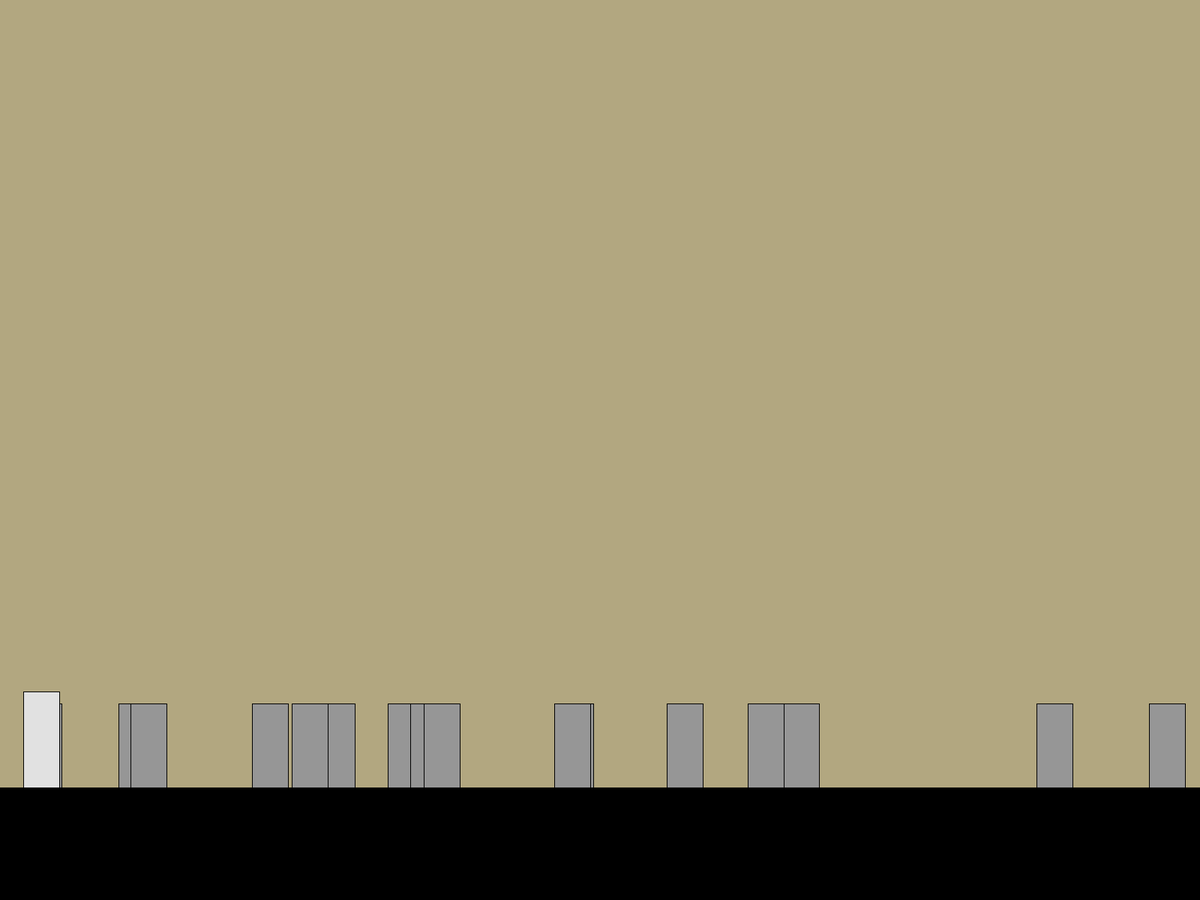
Frame 1 (no input)
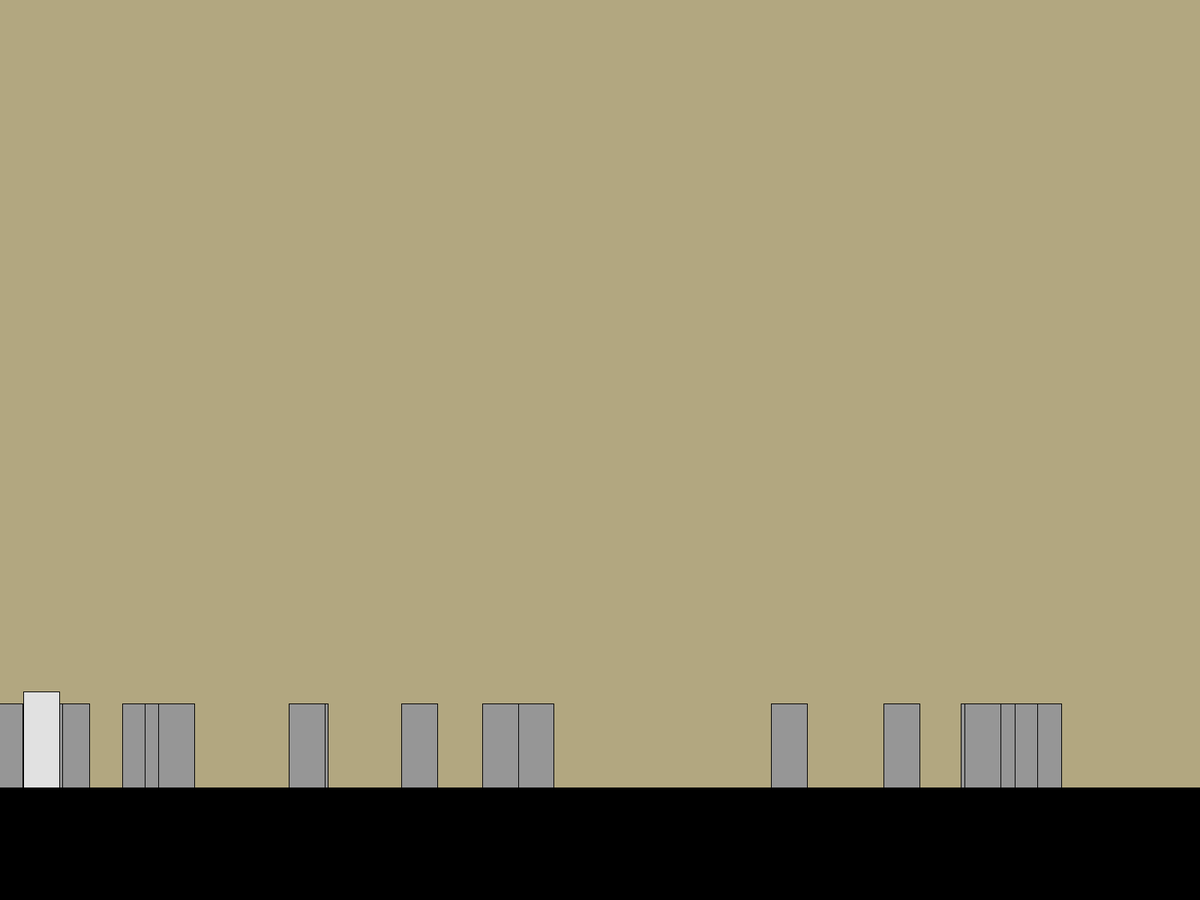
Frame 60 (the mouse pressed at the canvas centre just before this capture)
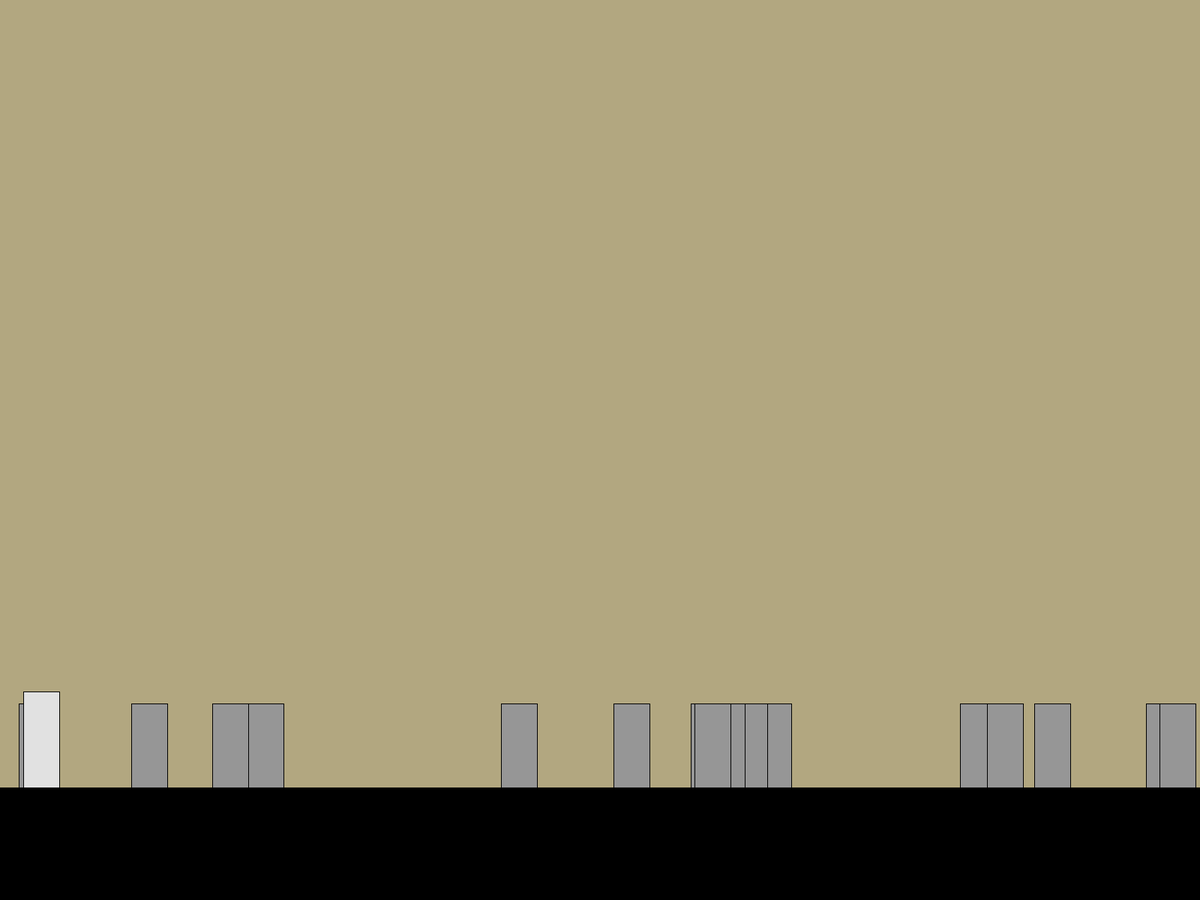
Frame 120 (the mouse held since frame 60 and released just before this capture)

The Processing sketch that drew these frames (run headless with seeded random() and noise(); from frame 60 on, the mouse is pressed at the canvas centre):

// Processing sketch: dino
// ── dino.pde

//Math
import java.util.Arrays; //Import The arrays utility form java
PrcScale scale = new PrcScale(); //Import/instanciate the calculation library for percent based scaling

//Elements
Player player = new Player(); //Import/instanciate the player
Feild feild = new Feild(); //Import/instanciate the feild things as feild

//Draw
int buffer = 25; //How far in pixels the player is from the left of the screen
int floorHeight = 150; //How hight the floor is from the bottom of the screen in pixels

//Movement
//Position Vars
int playerPos; //Players position along the feild (x)
int playerHeight = 0; //Players height (progress in jump)(y)
//Jump Vars
int playerJumpHeight = 60*2; // How hight the player will jump
int playerSpeed = 6; //How much the player advances each frame (more is faster)
float jumpSpeed = 10f; //How fast the player moves up each frame while jumping [variable]
float defaultJumpSpeed = 10f; //How fast the player starts moving up (momentem?)
boolean jumping = false; //True if the player is in the process of jumping
boolean falling = false; //True if the player is in the process of returning from a jump

void setup( ) {
  //Put the program into full screen
  fullScreen(1);
  //Setup The Feild
  feild.setup();
}

void draw( ) {

  background(#b2a780);  //Give A Background Collor

  //Draw A Black Floor
  fill(0);
  rect(0,height,width,-floorHeight);

  //Update the Feild
  feild.update();

  pushMatrix(); //Were Using matrix!! [Push and pop each frame (may not be preformant)]
  translate(-(playerPos-buffer),0); //Move the map left (Creats the effect of the player moving right)


  //Draw the Feild
  feild.draw();

  //Update Player
  player.jTest();
  //Draw Player From the player class
  player.draw();

  popMatrix();

  //Did we die
  chBoth();
  print("Checked.\n");

}

//Colision Checking
//Loop Both First and Second Halfs
void chBoth( ) {
  for (int curd : feild.fOne){ //Loup over the first feild and for each instance put the value in curd
    cloChck(curd);
  }
  for (int curd : feild.fTwo){ //Loup over the second feild and for each instance put the value in curd
    cloChck(curd);
  }
}
//Check on the player
void cloChck( int chese ) {
  if (playerPos+buffer == chese) { //Detect Position Match [needs work]
    if (playerHeight < scale.PcToPx(feild.obstHight))  { //Did we dodge(false) or hit(true)
      print("Die!!\n");
    }
  }
}

//Keyboard
void keyPressed(){
  if(key == ' ' && !jumping && playerHeight == 0){

    jumping = true;

  }
}

// ── feild.pde
class Feild {

  //Feild Vars
    //The arrays for obstacle positions on the feild (Half = one screen)
    int[] fOne; //First Half
    int[] fTwo; //Second Half
    //Obstacle Vars
    int obstCount = 16;//How many obstacles per screen (per half of feild)
    int obstHight = 7;//% //How tall the obstacles will be in percent
    int obstWidth = 3;//% //How wide the obstacles will be in percent

    //Loup
    //Draw first half at the end of the feild(true) or the begining(false)
    //used for making the transition seamless
    boolean startSet = false;

  void update() {
    //Test For Halfway
    hlfW();
  }

  void draw() {

    //Draw obstacles
    fill(150); //Gray obstacles
    for (int curd : fOne){ //Loup over the first feild and for each instance put the value in curd
      if (!startSet){ //is the player at the front or end of the map (for continuous feild)
        rect(curd,height-floorHeight,scale.PcToPx(obstWidth),-scale.PcToPx(obstHight)); //Draw the feild at the front
      } else {
        rect(curd+width*2,height-floorHeight,scale.PcToPx(obstWidth),-scale.PcToPx(obstHight)); //Draw the feild at the end
      }
    }
    for (int curd : fTwo){ //Loup over the second feild and for each instance put the value in curd
      rect(curd,height-floorHeight,scale.PcToPx(obstWidth),-scale.PcToPx(obstHight)); //Draw the obstacle
    }
  }

  void setup() {
    //Setup the feild for first run
    set1();
    set2();
  }

  //Feilds Calculations
  //Distance/Halfway Test
  //If we are halfway regenerate the first half of the feild and put it at the end
  //if we are all the way(2xscreen) go back to the start
  void hlfW (){
    if ((playerPos-buffer) > width && !startSet){
      set1();
      startSet = true;
    }
    if ((playerPos-buffer) >= width*2){
      set2();
      startSet = false;
    }
  }

  //Feilds Data and Setup
  void set1() {
    //Debug that we are setting half one of the feild
    //print("Set1\n");

    //Make an array of positions for the first half of the feild
    fOne = obst(obstCount, false);
    //Sort the array
    //Arrays.sort(fOne);
  }
  void set2() {
    //Debug that we are setting half two of the feild
    //print("Set2\n");
    playerPos = 15;

    //Make an array of positions for the second half of the feild
    fTwo = obst(obstCount, true);
    //Sort the array
    //Arrays.sort(fTwo);
  }
  //Generate a feild
  int[] obst(int times,boolean secondSet) {
    int[] result = new int[times];
    for(int i = 0; i < times; i++){
      result[i] = int(random(width));
    }
    if (secondSet){
      for(int i = 0; i < times; i++){
        result[i]+=width;
      }
    }
    return result;
  }
}

// ── gravityJump.pde
public static class GravityJump {
  void update( ) {
    
  }
}

// ── player.pde
class Player {
  int playerTall = 8;//% //How tall the player is in percent
  int playerWide = 3;//% //How wide the player is in percent


  //Player
  void draw( ) {
    playerPos+=playerSpeed;
    fill(225);
    rect (playerPos,height-floorHeight-playerHeight,scale.PcToPx(playerWide),-scale.PcToPx(playerTall));
  }

  //Check for and handle jumping [V variant]
  //If we are jumping then do the calculations for our next height
  void jTest( ) {
    if(jumping){ //Send us up for the jump
      if (playerHeight < playerJumpHeight){ //Were not at the peak yet
        playerHeight += jumpSpeed;
      } else { //We are done jumping
        jumping = false;
      }
    } else if (playerHeight > 0) { //Send us back down after jumping
      playerHeight -= jumpSpeed;
    }
  }
  //Check for and handle jumping [with gravity variant] [Definantly needs work]
  void jgTest( ) {
    if(jumping){ //Send us up for the jump
      if (jumpSpeed > 0.5){ //Were not at the peak yet
        jumpSpeed-=jumpSpeed/3; //Take away a third of the current value
      } else { //We are done jumping
        jumpSpeed = defaultJumpSpeed;
        jumping = false;
        falling = true;
      }
      print(jumpSpeed + "\n");
      playerHeight += jumpSpeed;
    } else if (falling) {
      if (jumpSpeed > 0.5){
        jumpSpeed-=jumpSpeed/3;
      } //else { //We are done jumping
      //  //jumpSpeed = defaultJumpSpeed;
      //  //jumping = false;
      //}
      if (playerHeight<0){
        jumpSpeed = defaultJumpSpeed;
        falling = false;
      }
      print(jumpSpeed + "  " + playerHeight + "\n");
      playerHeight -= jumpSpeed;
    } else if (playerHeight != 0) { //Send us back down after jumping
      playerHeight = 0;
    }
  }

}

// ── prcScale.pde
class PrcScale {

  int PxToPc( int Px ) {
    return ((width/Px)*100); //Convert To Percent [Might not be int always]
  }
  int PcToPx( int Pc ) {
    return ((width/100)*Pc); //Convert To Pixels [Might not be int always]
  }

}
